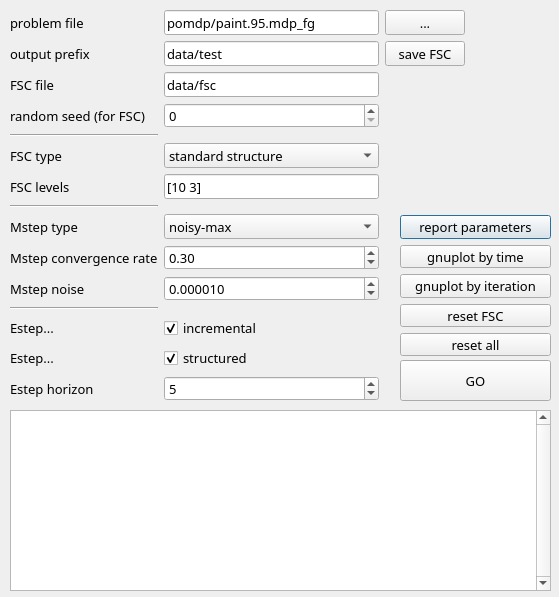
<?xml version="1.0" encoding="UTF-8"?>
<ui version="4.0">
 <class>PomdpDialog</class>
 <widget class="QDialog" name="PomdpDialog">
  <property name="geometry">
   <rect>
    <x>0</x>
    <y>0</y>
    <width>559</width>
    <height>597</height>
   </rect>
  </property>
  <property name="font">
   <font>
    <family>AlArabiya</family>
    <pointsize>10</pointsize>
   </font>
  </property>
  <property name="windowTitle">
   <string>Dialog</string>
  </property>
  <widget class="QWidget" name="gridLayoutWidget">
   <property name="geometry">
    <rect>
     <x>400</x>
     <y>215</y>
     <width>151</width>
     <height>141</height>
    </rect>
   </property>
   <layout class="QGridLayout" name="gridLayout_5">
    <item row="0" column="0">
     <widget class="QPushButton" name="reportParams">
      <property name="text">
       <string>report parameters</string>
      </property>
     </widget>
    </item>
    <item row="1" column="0">
     <widget class="QPushButton" name="gnuplotByTime">
      <property name="text">
       <string>gnuplot by time</string>
      </property>
     </widget>
    </item>
    <item row="3" column="0">
     <widget class="QPushButton" name="resetFsc">
      <property name="text">
       <string>reset FSC</string>
      </property>
     </widget>
    </item>
    <item row="4" column="0">
     <widget class="QPushButton" name="resetAll">
      <property name="text">
       <string>reset all</string>
      </property>
     </widget>
    </item>
    <item row="2" column="0">
     <widget class="QPushButton" name="gnuplotByIter">
      <property name="text">
       <string>gnuplot by iteration</string>
      </property>
     </widget>
    </item>
   </layout>
  </widget>
  <widget class="QPushButton" name="go">
   <property name="geometry">
    <rect>
     <x>400</x>
     <y>360</y>
     <width>151</width>
     <height>41</height>
    </rect>
   </property>
   <property name="text">
    <string>GO</string>
   </property>
  </widget>
  <widget class="QWidget" name="gridLayout">
   <property name="geometry">
    <rect>
     <x>10</x>
     <y>10</y>
     <width>455</width>
     <height>391</height>
    </rect>
   </property>
   <layout class="QGridLayout">
    <item row="1" column="0">
     <widget class="QLabel" name="label_2">
      <property name="text">
       <string>output prefix</string>
      </property>
     </widget>
    </item>
    <item row="1" column="1">
     <widget class="QLineEdit" name="prefix">
      <property name="text">
       <string>data/test</string>
      </property>
     </widget>
    </item>
    <item row="0" column="0">
     <widget class="QLabel" name="label">
      <property name="text">
       <string>problem file</string>
      </property>
     </widget>
    </item>
    <item row="0" column="1">
     <widget class="QLineEdit" name="problem">
      <property name="text">
       <string>pomdp/paint.95.mdp_fg</string>
      </property>
     </widget>
    </item>
    <item row="1" column="2">
     <widget class="QPushButton" name="pushButton_4">
      <property name="text">
       <string>save FSC</string>
      </property>
     </widget>
    </item>
    <item row="2" column="0">
     <widget class="QLabel" name="label_6">
      <property name="text">
       <string>FSC file</string>
      </property>
     </widget>
    </item>
    <item row="2" column="1">
     <widget class="QLineEdit" name="fscFile">
      <property name="text">
       <string>data/fsc</string>
      </property>
     </widget>
    </item>
    <item row="0" column="2">
     <widget class="QPushButton" name="problemBrowse">
      <property name="text">
       <string>...</string>
      </property>
     </widget>
    </item>
    <item row="3" column="0">
     <widget class="QLabel" name="label_5">
      <property name="text">
       <string>random seed (for FSC)</string>
      </property>
     </widget>
    </item>
    <item row="3" column="1">
     <widget class="QSpinBox" name="seed"/>
    </item>
    <item row="5" column="0">
     <widget class="QLabel" name="label_8">
      <property name="text">
       <string>FSC type</string>
      </property>
     </widget>
    </item>
    <item row="5" column="1">
     <widget class="QComboBox" name="fscType">
      <item>
       <property name="text">
        <string>standard structure</string>
       </property>
      </item>
      <item>
       <property name="text">
        <string>strictly hierarchical</string>
       </property>
      </item>
      <item>
       <property name="text">
        <string>reactive</string>
       </property>
      </item>
     </widget>
    </item>
    <item row="6" column="0">
     <widget class="QLabel" name="label_15">
      <property name="text">
       <string>FSC levels</string>
      </property>
     </widget>
    </item>
    <item row="6" column="1">
     <widget class="QLineEdit" name="levels">
      <property name="text">
       <string>[10 3]</string>
      </property>
     </widget>
    </item>
    <item row="8" column="0">
     <widget class="QLabel" name="label_9">
      <property name="text">
       <string>Mstep type</string>
      </property>
     </widget>
    </item>
    <item row="8" column="1">
     <widget class="QComboBox" name="mstepType">
      <item>
       <property name="text">
        <string>noisy-max</string>
       </property>
      </item>
      <item>
       <property name="text">
        <string>exact</string>
       </property>
      </item>
     </widget>
    </item>
    <item row="9" column="0">
     <widget class="QLabel" name="label_10">
      <property name="text">
       <string>Mstep convergence rate</string>
      </property>
     </widget>
    </item>
    <item row="9" column="1">
     <widget class="QDoubleSpinBox" name="mstepRate">
      <property name="maximum">
       <double>1.000000000000000</double>
      </property>
      <property name="singleStep">
       <double>0.100000000000000</double>
      </property>
      <property name="value">
       <double>0.300000000000000</double>
      </property>
     </widget>
    </item>
    <item row="10" column="0">
     <widget class="QLabel" name="label_11">
      <property name="text">
       <string>Mstep noise</string>
      </property>
     </widget>
    </item>
    <item row="10" column="1">
     <widget class="QDoubleSpinBox" name="mstepNoise">
      <property name="decimals">
       <number>6</number>
      </property>
      <property name="maximum">
       <double>1.000000000000000</double>
      </property>
      <property name="singleStep">
       <double>0.100000000000000</double>
      </property>
      <property name="value">
       <double>0.000010000000000</double>
      </property>
     </widget>
    </item>
    <item row="12" column="1">
     <widget class="QCheckBox" name="estepIncremental">
      <property name="text">
       <string>incremental</string>
      </property>
      <property name="checked">
       <bool>true</bool>
      </property>
      <property name="tristate">
       <bool>false</bool>
      </property>
     </widget>
    </item>
    <item row="13" column="1">
     <widget class="QCheckBox" name="estepStructured">
      <property name="text">
       <string>structured</string>
      </property>
      <property name="checked">
       <bool>true</bool>
      </property>
     </widget>
    </item>
    <item row="14" column="1">
     <widget class="QSpinBox" name="estepHorizon">
      <property name="value">
       <number>5</number>
      </property>
     </widget>
    </item>
    <item row="14" column="0">
     <widget class="QLabel" name="label_14">
      <property name="text">
       <string>Estep horizon</string>
      </property>
     </widget>
    </item>
    <item row="12" column="0">
     <widget class="QLabel" name="label_3">
      <property name="text">
       <string>Estep...</string>
      </property>
     </widget>
    </item>
    <item row="13" column="0">
     <widget class="QLabel" name="label_4">
      <property name="text">
       <string>Estep...</string>
      </property>
     </widget>
    </item>
    <item row="7" column="0">
     <widget class="Line" name="line_2">
      <property name="orientation">
       <enum>Qt::Horizontal</enum>
      </property>
     </widget>
    </item>
    <item row="4" column="0">
     <widget class="Line" name="line_3">
      <property name="orientation">
       <enum>Qt::Horizontal</enum>
      </property>
     </widget>
    </item>
    <item row="11" column="1">
     <spacer name="verticalSpacer">
      <property name="orientation">
       <enum>Qt::Vertical</enum>
      </property>
      <property name="sizeHint" stdset="0">
       <size>
        <width>20</width>
        <height>40</height>
       </size>
      </property>
     </spacer>
    </item>
    <item row="7" column="1">
     <spacer name="verticalSpacer_2">
      <property name="orientation">
       <enum>Qt::Vertical</enum>
      </property>
      <property name="sizeHint" stdset="0">
       <size>
        <width>20</width>
        <height>40</height>
       </size>
      </property>
     </spacer>
    </item>
    <item row="4" column="1">
     <spacer name="verticalSpacer_3">
      <property name="orientation">
       <enum>Qt::Vertical</enum>
      </property>
      <property name="sizeHint" stdset="0">
       <size>
        <width>20</width>
        <height>40</height>
       </size>
      </property>
     </spacer>
    </item>
    <item row="11" column="0">
     <widget class="Line" name="line">
      <property name="orientation">
       <enum>Qt::Horizontal</enum>
      </property>
     </widget>
    </item>
   </layout>
  </widget>
  <widget class="QTextBrowser" name="readme">
   <property name="geometry">
    <rect>
     <x>10</x>
     <y>410</y>
     <width>541</width>
     <height>181</height>
    </rect>
   </property>
   <property name="verticalScrollBarPolicy">
    <enum>Qt::ScrollBarAlwaysOn</enum>
   </property>
  </widget>
 </widget>
 <resources/>
 <connections/>
</ui>
